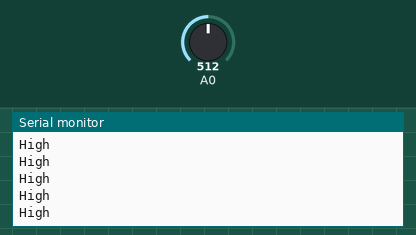
Recording of a sketch running on a simulated Arduino Uno, built with avr-gcc and run on an emulated ATmega328P. Parts: the last lines printed to the serial monitor. Inputs (shaded band) come from the test bench; at power-on: A0 = 512.

Above: at 1.2 s.
1.3 s: A0 set to 494
At 1.56 s:
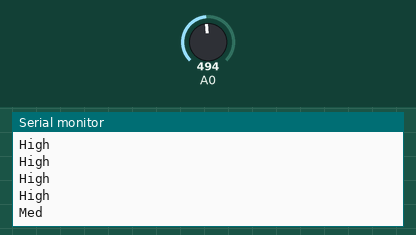
3.3 s: A0 set to 313
At 3.36 s:
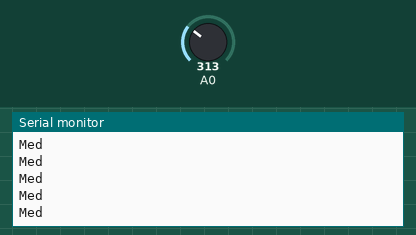
4.8 s: A0 set to 285
At 4.96 s:
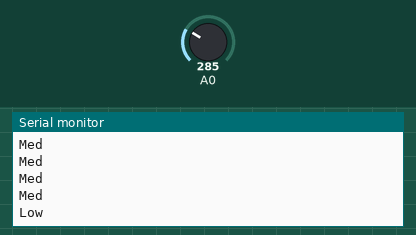
6.7 s: A0 set to 106
At 6.76 s:
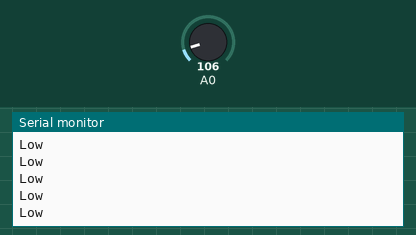
8.2 s: A0 set to 89
At 8.36 s:
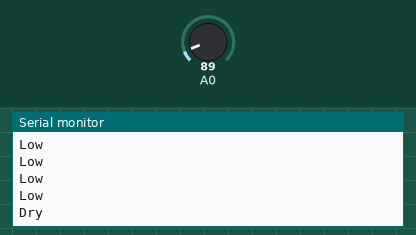

Measured:
- the behaviour switches between 501 and 500 on A0 (found by bisection; images 0 and 1)
- the behaviour switches between 301 and 300 on A0 (found by bisection; images 2 and 3)
- the behaviour switches between 101 and 100 on A0 (found by bisection; images 4 and 5)
- after the input at 1.3 s, the serial monitor: prints a new line after 0.10 s (image 1)
- after the input at 4.8 s, the serial monitor: prints a new line at once (image 3)
- after the input at 8.2 s, the serial monitor: prints a new line at once (image 5)

The sketch:

Rain_sensor_analog.ino
```cpp
int SensorReading = 0;

void setup() {
  // put your setup code here, to run once:
  Serial.begin(9600);
}

void loop() {
  // put your main code here, to run repeatedly:
  SensorReading=analogRead(A0);

  if(SensorReading <= 100) {
    Serial.println("Dry");
  }
  else if(SensorReading > 100 && SensorReading <=300) {
    Serial.println("Low");
  }
  else if(SensorReading > 300 && SensorReading <=500) {
    Serial.println("Med");
  }
  else if(SensorReading > 500) {
    Serial.println("High");
  }
  delay(200);
}
```
